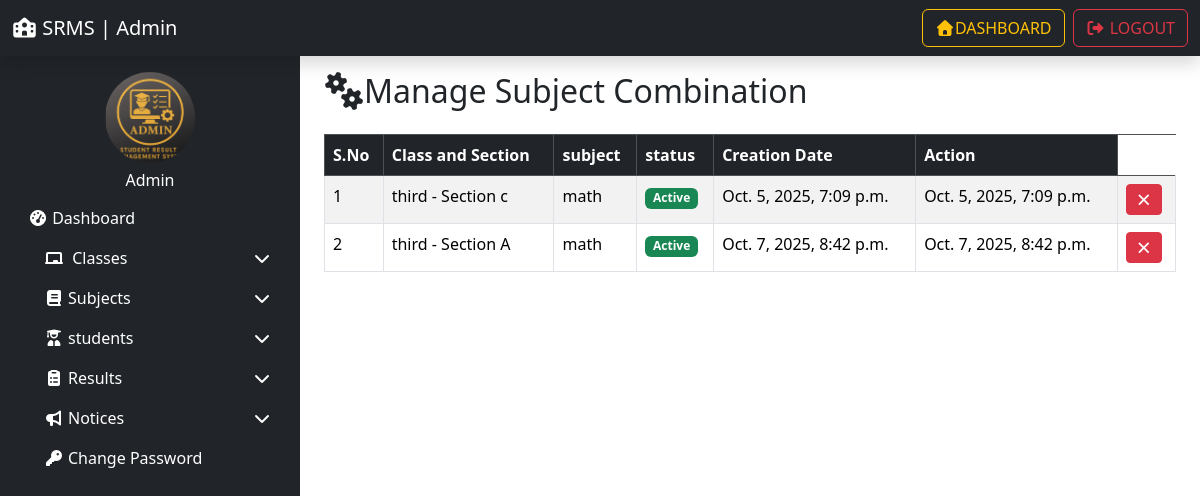
The app's page /manage_subject_combination/ (signed in) with its own data.
### resultapp/models.py (models this page shows, shortened)
class StudentCombination(models.Model):
    student_class = models.ForeignKey(Class, on_delete=models.SET_NULL, null=True)
    subject = models.ForeignKey(Subject, on_delete=models.SET_NULL, null=True)
    status = models.IntegerField(default=1)
    creation_date = models.DateTimeField(auto_now_add=True)
    updation_date = models.DateTimeField(auto_now=True)

class Class(models.Model):
    class_name = models.CharField(max_length=50)
    class_numeric = models.IntegerField(null=True, blank=True)
    section = models.CharField(max_length=20)
    creation_date = models.DateTimeField(auto_now_add=True)
    updation_date = models.DateTimeField(auto_now=True)

class Subject(models.Model):
    subject_name = models.CharField(max_length=100)
    subject_code = models.CharField(max_length=20)
    creation_date = models.DateTimeField(auto_now_add=True)
    updation_date = models.DateTimeField(auto_now=True)

### resultapp/views.py (the view, shortened to what this page needs)
# urls.py: path('manage_subject_combination/',manage_subject_combination, name='manage_subject_combination'),
@login_required
def manage_subject_combination(request):
    combinations = StudentCombination.objects.all()
    aid = request.GET.get('aid')
    did = request.GET.get('aid')
    return render(request, "manage_subject_combination.html", locals())

### resultapp/templates/manage_subject_combination.html (shortened to what this page needs)
{% extends 'admin_base.html' %}
{% load static %}
{% block content %}
<div class="container">
     <h2 class="mb-4"><i class="fas fa-cogs "></i>Manage Subject Combination</h2>
  <table class="table table-bordered  table-striped ">
           <thead class="table-dark">
            <tr>
                  <th>S.No</th>
                   <th>Class and Section</th>
                    <th>subject</th>
                     <th>status</th>
                      <th>Creation Date</th>
                         <th>Action</th>
            </tr>
           </thead>
           <tbody>
            {% for i in combinations %}
            <tr>
                  <td>{{forloop.counter}}</td>
                   <td>{{i.student_class.class_name}} - Section {{i.student_class.section}}</td>
                    <td>{{i.subject.subject_name}}</td>
                    <td>
                         {% if i.status == 1 %}
                         <span class="badge bg-success">Active</span>
                         {% else %}
                         <span class="badge bg-danger">Inactive</span>
                         {% endif %}
                    </td>
                     <td>{{i.creation_date}}</td>
                     <td>{{i.updation_date}}</td>
                      <td>
                        {% if i.status == 1 %}
                        <a href="?did={{i.id}}" onclick="return confirm('Deactivate this subject?')" class="btn btn-danger btn-sm" ><i class="fas fa-times"></i></a>
                        {% else %}
                        <a href="?aid={{i.id}}" onclick="return confirm('Activate this subject?')" class="btn btn-success btn-sm" ><i class="fas fa-check"></i></a>
                        {% endif %}
                      </td>
            </tr>
            {% empty %}
            <tr>
                  <td colspan="6" class="text-center">
                       No subject combinations  found
                  </td>
            </tr>
            {% endfor %}
           </tbody>
  </table>
</div>
{% endblock %}

### records on screen
StudentCombination: student_class.class_name "third", student_class.section "c", subject.subject_name "math", status "Active", creation_date "Oct. 5, 2025, 7:09 p.m.", updation_date "Oct. 5, 2025, 7:09 p.m."
StudentCombination: student_class.class_name "third", student_class.section "A", subject.subject_name "math", status "Active", creation_date "Oct. 7, 2025, 8:42 p.m.", updation_date "Oct. 7, 2025, 8:42 p.m."
